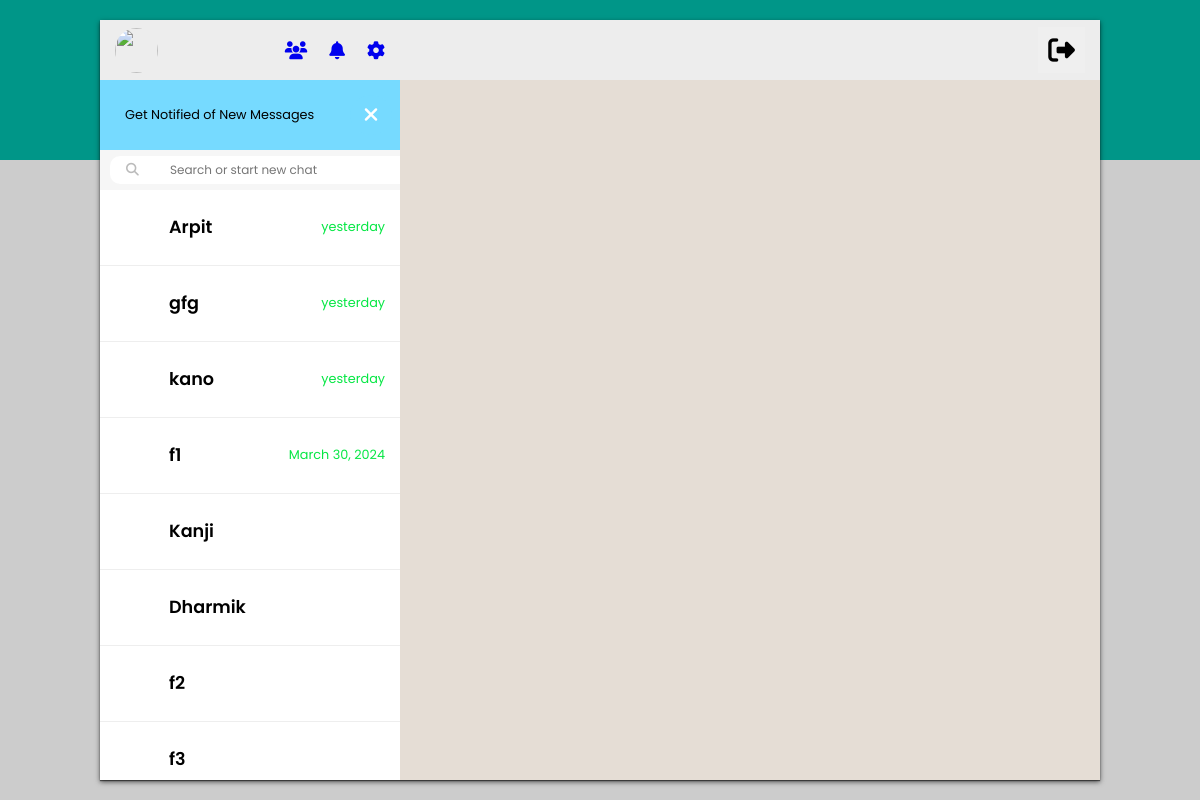
Page /index (signed in) on the earlier database version.
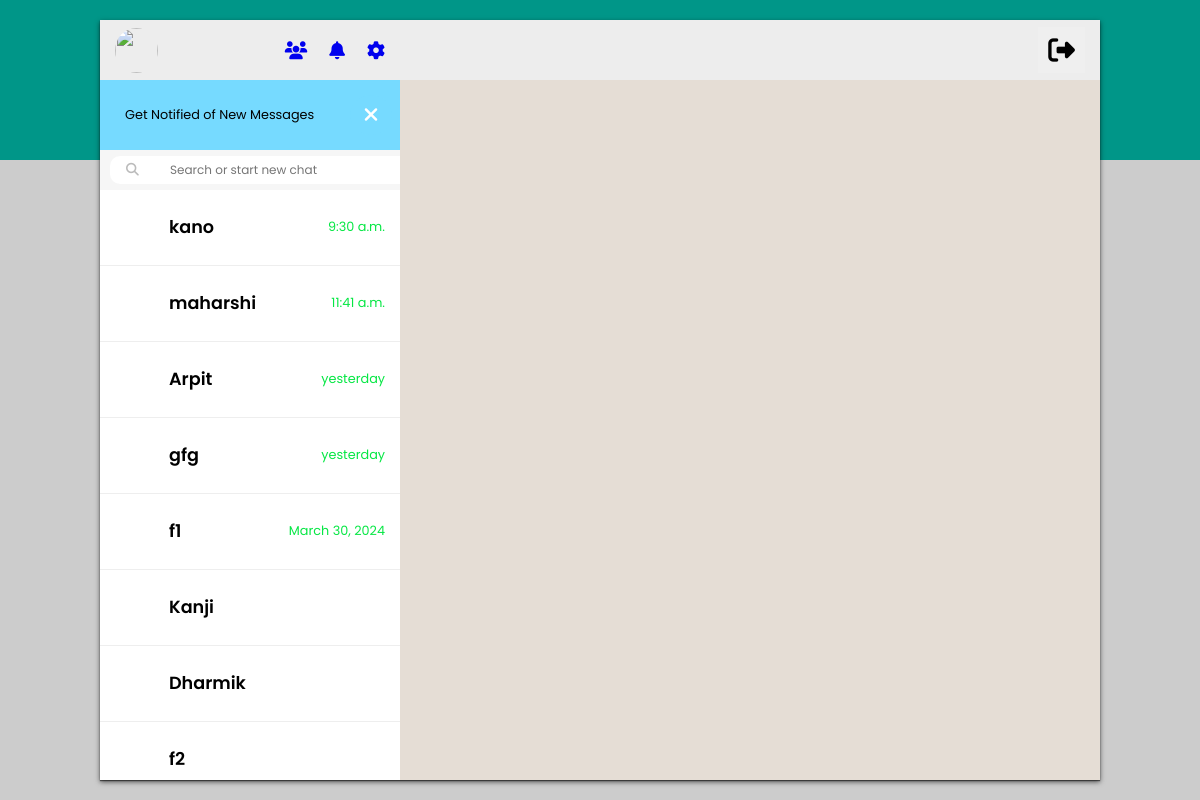
Same page on the later database version.
### chatifyApp/models.py (models this page shows)
class Friend_List(models.Model):
    class Meta:
        unique_together = (('user_id', 'friend_id'),)
    user_id = models.ForeignKey(User,to_field='user_id',on_delete=models.CASCADE,related_name='friend_list_user_id')
    friend_id = models.ForeignKey(User,to_field='user_id',on_delete=models.CASCADE,related_name='friend_list_friend_id')
    friend_since = models.DateField(null=True)
    friend_status = models.CharField(max_length=10,default='pending')
    last_chat_date = models.DateField(null=True)
    last_chat_time = models.TimeField(null=True)

class User(AbstractUser):
    user_id = models.CharField(max_length=50,primary_key=True,null=False,blank=False)
    dob = models.DateField(null=True)
    phoneno = models.IntegerField(null=True)
    coins = models.IntegerField(default=100)
    theme_id = models.ForeignKey(Themes,on_delete=models.CASCADE,to_field='theme_id',default=1)

### chatifyApp/views.py (the view)
# urls.py: path('index',views.index,name='index'),
def index(request):
    if request.session.get('username') != None:
        username = request.session.get('username')
        friend_id = username
        frndlist = Friend_List.objects.filter(user_id=username,friend_status='accept') | Friend_List.objects.filter(friend_id=username,friend_status='accept')
        sortfrndlist = frndlist.order_by('-last_chat_date')
        return render(request,'index.html',{'frndlist':sortfrndlist,'user':username,'frnd':friend_id,'today_date':date.today(),'yesterday_date':date.today()-timedelta(days=1)})
    else:
        return redirect('login')

### templates/index.html (shortened to what this page needs)
{% load static %}
{% load tz %}
<!DOCTYPE html>
<html lang="en">
<head>
  <link rel="stylesheet" href="{% static 'styles/index.css' %}">
</head>
<body>
  <div class="main-container">
    <div class="left-container">
      <div class="header">
        <div class="user-img" style="height:45px;width:60px;">
          <img class="dp" src="https://www.meme-arsenal.com/memes/b6a18f0ffd345b22cd219ef0e73ea5fe.jpg" alt="">
        </div>
        <div class="nav-icons">
          <li><a href={% url 'store'%}><i class="fa-sharp fa-solid fa-users"></i></a></li>
          <li><a href={% url 'notification'%}><i class="fa-solid fa-bell"></i></i></a></li>
          <li><a href={% url 'setting'%}><i class="fa-solid fa-gear"></i></a></li>
        </div>
      </div>
      <div class="notif-box">
        <div class="notif-text">
          <p>Get Notified of New Messages</p>
        </div>
        <i class="fa-solid fa-xmark"></i>
      </div>
      <div class="search-container">
        <div class="input">
          <i class="fa-solid fa-magnifying-glass"></i>
          <input type="text" placeholder="Search or start new chat   ">
        </div>
      </div>
      <div class="chat-list">
        {% for frnd in frndlist %}
        {% if user|striptags != frnd.friend_id|striptags %}
        <div class="chat-box" onclick="userChatsWithGivenFriend('{{frnd.friend_id}}')">
        {% else %}
        <div class="chat-box" onclick="userChatsWithGivenFriend('{{frnd.user_id}}')">
        {% endif %}
          <div class="img-box">
          </div>
          <div class="chat-details">
            <div class="text-head">
              {% if frnd.friend_id|striptags != user|striptags %}
              <h4>{{frnd.friend_id}}</h4>
              {% else %}
              <h4>{{frnd.user_id}}</h4>
              {% endif %}
              {% if frnd.last_chat_date|striptags == today_date|striptags %}
              <p class="time unread">{{frnd.last_chat_time}}</p>
              {% elif frnd.last_chat_date|striptags == yesterday_date|striptags%}
              <p class="time unread">yesterday</p>
              {% elif frnd.last_chat_date %}
              <p class="time unread">{{frnd.last_chat_date}}</p>
              {% endif %}
            </div>
          </div>
        </div>
        {% endfor %}
      </div>
    </div>
    <div class="right-container">
      <div class="header">
        <div class="img-text">
          <div class="user-img">
          </div>
        </div>
        <form action="{% url 'logout'%}">
          <div class="nav-icons">
            <button style="border:0px"><i class="fa-solid fa-2x fa-right-from-bracket"></i></button>
          </div>
        </form>
      </div>
      <div class="chat-container">
      </div>
    </div>
  </div>
</body>
</html>

Differences in the rows shown:
no longer on this page (row unchanged): Friend_List: friend_id "f3"
changed Friend_List "kano": last_chat_time (not shown) → "9:30 a.m."; no longer shows "yesterday"; moves up the list
added Friend_List: user_id "maharshi", last_chat_time "11:41 a.m."
